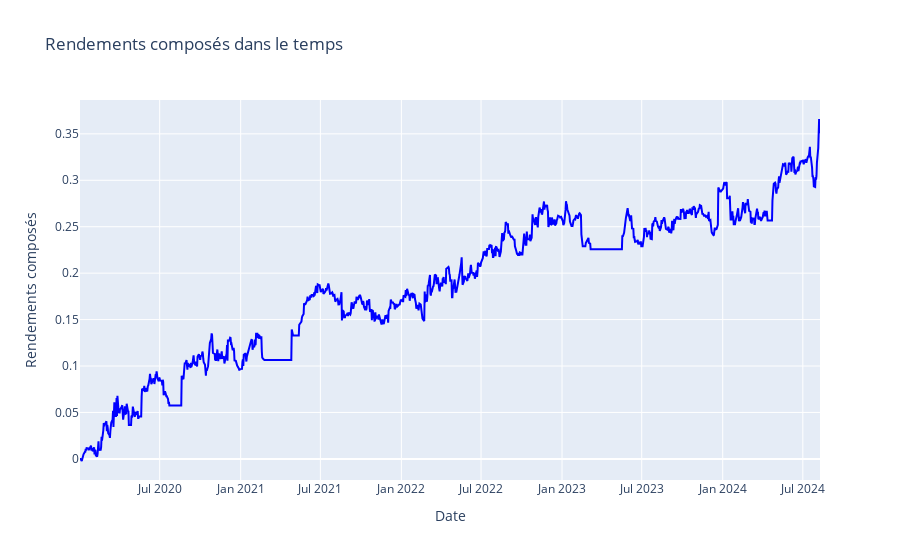

The code cell stored with this chart in its notebook:
### Code cell
import plotly.graph_objs as go

# Create the graph 
fig = go.Figure()


# Add the componded interest series 

fig.add_trace(go.Scatter(x=strat['Date'], y=strat['cumulative_returns'], mode='lines', name='Rendements composés', line=dict(color='blue', width=2)))


# Formating title and axis legend 
fig.update_layout(title='Rendements composés dans le temps',
                   xaxis_title='Date',
                   yaxis_title='Rendements composés')

# Show the graph
fig.show()

### Figure 1 — Plotly figure (JSON) as saved in the notebook; plotly's stock layout.template omitted (floating-point values rounded to 4 significant figures; data arrays with more than 128 entries replaced by an {"elided": "..."} marker saying what was removed)
{"data": [{"line": {"color": "blue", "width": 2}, "mode": "lines", "name": "Rendements composés", "type": "scatter", "x": {"elided": "1159 str values"}, "y": {"elided": "1159 float values"}}], "layout": {"title": {"text": "Rendements composés dans le temps"}, "xaxis": {"title": {"text": "Date"}}, "yaxis": {"title": {"text": "Rendements composés"}}}}
